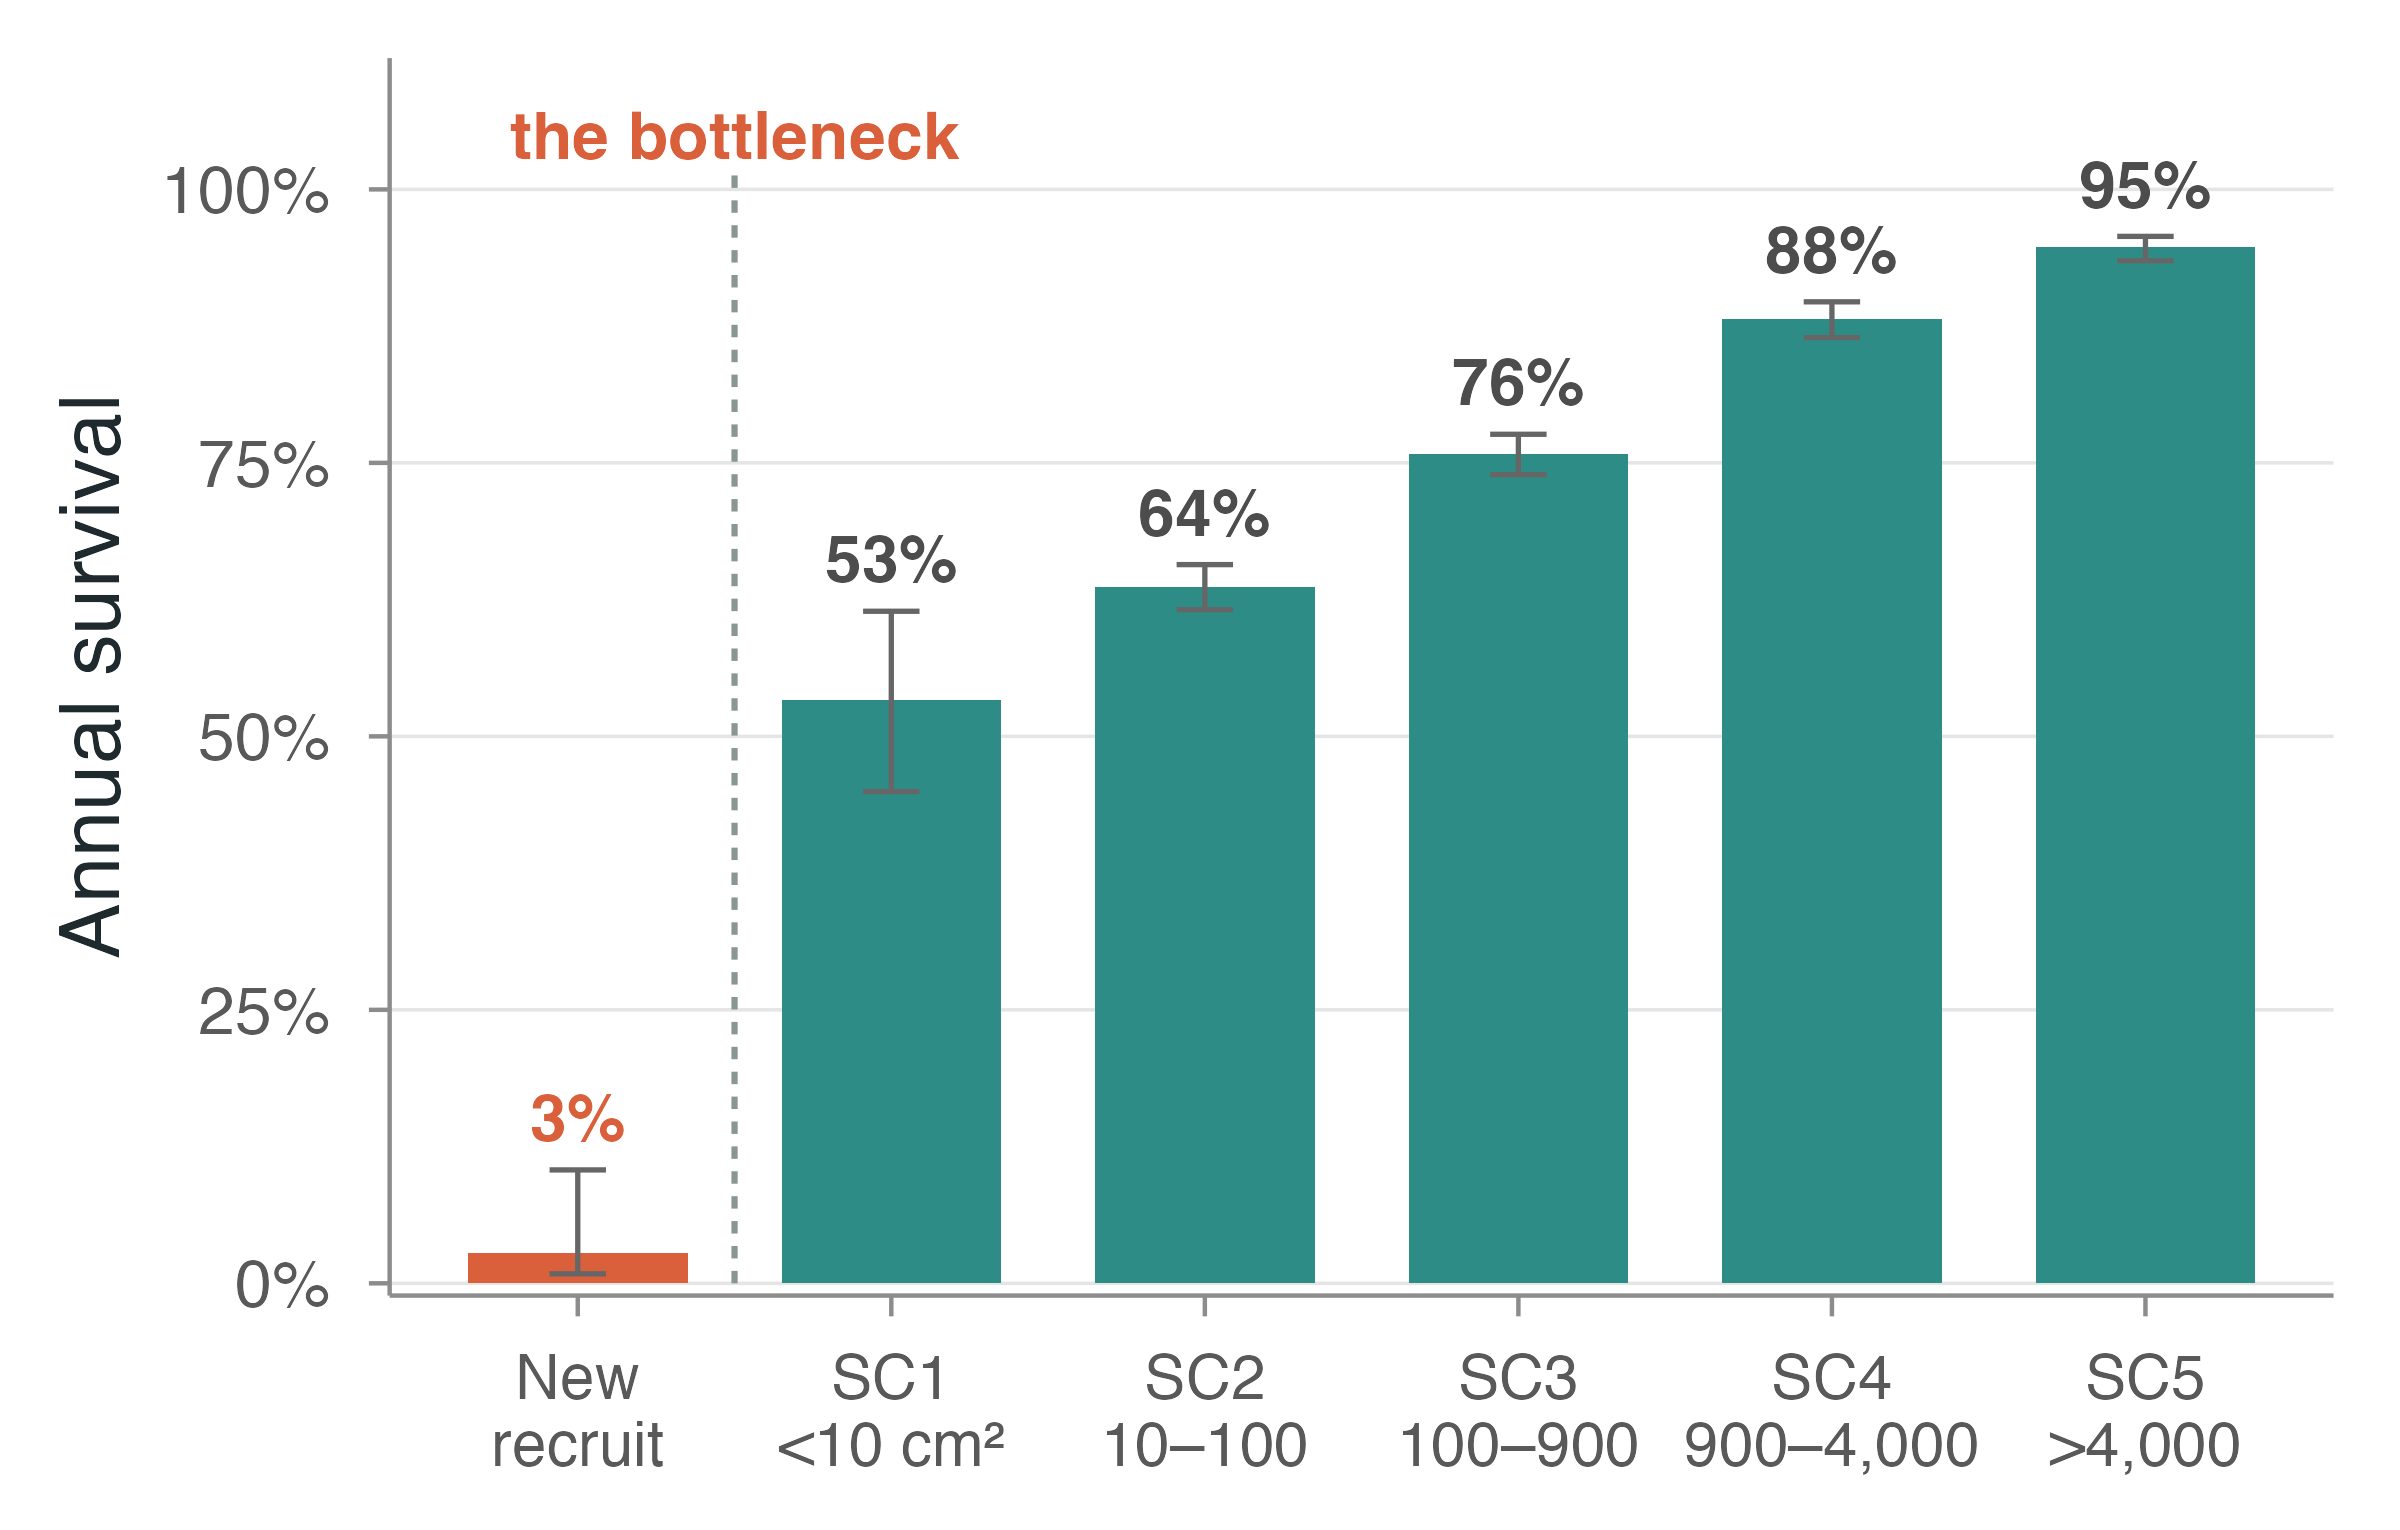

The script that drew this image:
# fig_bottleneck.R — the survival bottleneck: annual survival by life stage.
# Newly-outplanted recruits die at extreme rates; survival jumps once colonies
# pass ~10 cm2 (the SC1 boundary). Fully backed by stored synthesis data.
# Run from repo root:  Rscript presentation-figs/fig_bottleneck.R

setwd(path.expand("~/Detmer-2025-coral-RSE"))
suppressMessages(source("presentation-figs/theme_slide.R"))
suppressMessages(library(tidyverse))

DATA <- "../Detmer-2025-coral-parameters"

## SC1-SC5 survival synthesis
size <- readr::read_csv(file.path(DATA, "06_analysis/output/survival_by_size.csv"),
                        show_col_types = FALSE)
## newly-outplanted recruit survival (microscopic settlers, ~0.006 cm2)
rec  <- readRDS(file.path(DATA, "parameter_lists/recruit_surv_pars.rds"))
s_rec <- rec$s_recruit; rec_lo <- rec$s_recruit_ci[1]; rec_hi <- rec$s_recruit_ci[2]
cat("recruit survival:", round(s_rec,3), " SC:", round(size$survival,2), "\n")

df <- tibble(
  stage = c("Recruit", size$size_class),
  surv  = c(s_rec, size$survival),
  lo    = c(rec_lo, size$ci_lower),
  hi    = c(rec_hi, size$ci_upper)
) |>
  mutate(stage = factor(stage, levels = c("Recruit", paste0("SC", 1:5))),
         danger = stage == "Recruit")

lab <- c("Recruit" = "New\nrecruit",
         "SC1" = "SC1\n<10 cm²", "SC2" = "SC2\n10–100", "SC3" = "SC3\n100–900",
         "SC4" = "SC4\n900–4,000", "SC5" = "SC5\n>4,000")

p <- ggplot(df, aes(stage, surv, fill = danger)) +
  geom_col(width = 0.70) +
  geom_errorbar(aes(ymin = lo, ymax = hi), width = 0.18, color = "grey40", linewidth = 0.6) +
  geom_text(aes(y = hi, label = scales::percent(surv, accuracy = 1)),
            vjust = -0.6, size = 5.6, fontface = "bold",
            color = ifelse(df$danger, DECK$coral, "grey30")) +
  # threshold marker between Recruit/SC1 and the rest (~10 cm2)
  annotate("segment", x = 1.5, xend = 1.5, y = 0, yend = 1.02,
           linetype = "22", color = DECK$mute, linewidth = 0.7) +
  annotate("text", x = 1.5, y = 1.05, label = "the bottleneck",
           color = DECK$coral, fontface = "bold", size = 5.6, hjust = 0.5) +
  scale_fill_manual(values = c(`TRUE` = DECK$coral, `FALSE` = DECK$teal), guide = "none") +
  scale_x_discrete(labels = lab) +
  scale_y_continuous(labels = scales::percent, limits = c(0, 1.12),
                     breaks = seq(0, 1, 0.25), expand = expansion(mult = c(0.01, 0))) +
  labs(x = NULL, y = "Annual survival") +
  theme_slide(base_size = 20) +
  theme(panel.grid.major.x = element_blank(),
        axis.text.x = element_text(size = 15, lineheight = 0.9))

save_slide(p, "fig_bottleneck.png", w = 8.0, h = 5.1)
cat("done bottleneck\n")
